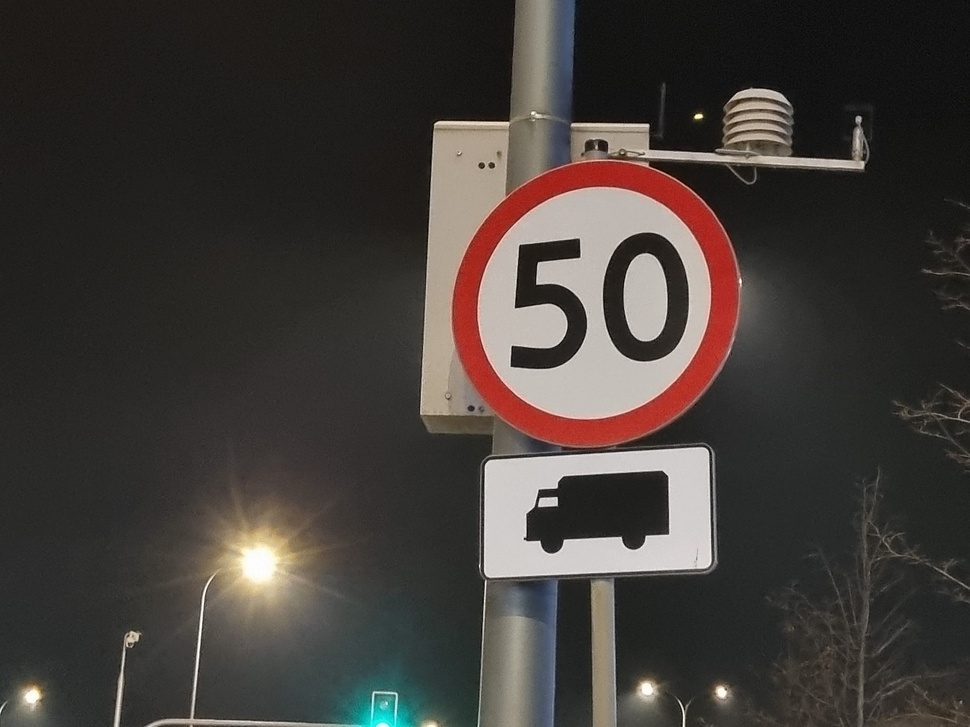
#> input picture image.jpg, 970 x 727 px, shrunk from 2048 x 1536 before the run
$ python Task_1.py   (older library calls are emulated)
#> lines starting #> are read from the running program, lines starting #| are printed output that depends on the picture; after the words box and inside, x2 and y2 are one past the last pixel; in counts of white or black regions, pixels touching at a corner belong together
#> in process_image, image is the input picture: shape (727, 970, 3); mean B, G, R 57.1, 60.8, 66.1
import cv2
import pytesseract
import numpy as np
import os
from PIL import Image
import re

pytesseract.pytesseract.tesseract_cmd = r'C:\Program Files\Tesseract-OCR\tesseract.exe'

class SpeedLimitOCR:
    def __init__(self):
        """
        Inicjalizacja klasy do rozpoznawania ograniczeń prędkości
        """
        # Konfiguracja Tesseract dla rozpoznawania cyfr
        self.tesseract_config = r'--oem 3 --psm 8 -c tessedit_char_whitelist=0123456789'

    def preprocess_image(self, image):
        """
        Przetwarzanie wstępne obrazu przed OCR

        Args:
            image: Obraz wejściowy (BGR)

        Returns:
            Przetworzony obraz w odcieniach szarości
        """
        # Konwersja do odcieni szarości
        if len(image.shape) == 3:
            gray = cv2.cvtColor(image, cv2.COLOR_BGR2GRAY)
        else:
            gray = image.copy()

        # Filtracja Gaussa - usunięcie szumów
        blurred = cv2.GaussianBlur(gray, (5, 5), 0)

        # Normalizacja kontrastu
        normalized = cv2.normalize(blurred, None, 0, 255, cv2.NORM_MINMAX)

        # Progowanie adaptacyjne
        thresh = cv2.adaptiveThreshold(
            normalized, 255, cv2.ADAPTIVE_THRESH_GAUSSIAN_C,
            cv2.THRESH_BINARY, 11, 2
        )

        # Operacje morfologiczne - czyszczenie obrazu
        kernel = np.ones((2, 2), np.uint8)
        cleaned = cv2.morphologyEx(thresh, cv2.MORPH_CLOSE, kernel)
        cleaned = cv2.morphologyEx(cleaned, cv2.MORPH_OPEN, kernel)

        return cleaned

    def detect_circular_signs(self, image):
        """
        Wykrywa okrągłe znaki drogowe używając transformaty Hough

        Args:
            image: Obraz wejściowy

        Returns:
            Lista wykrytych kół (x, y, promień)
        """
        gray = cv2.cvtColor(image, cv2.COLOR_BGR2GRAY) if len(image.shape) == 3 else image
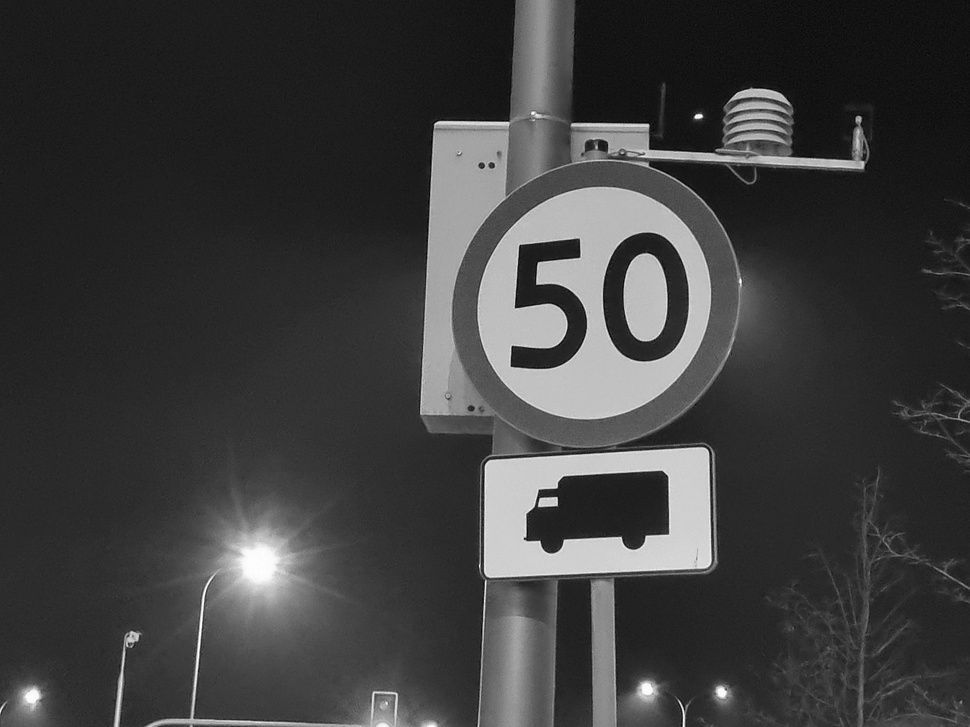
#> gray: shape (727, 970); min 0, max 255, mean 62

        # Wykrywanie krawędzi
        edges = cv2.Canny(gray, 50, 150, apertureSize=3)
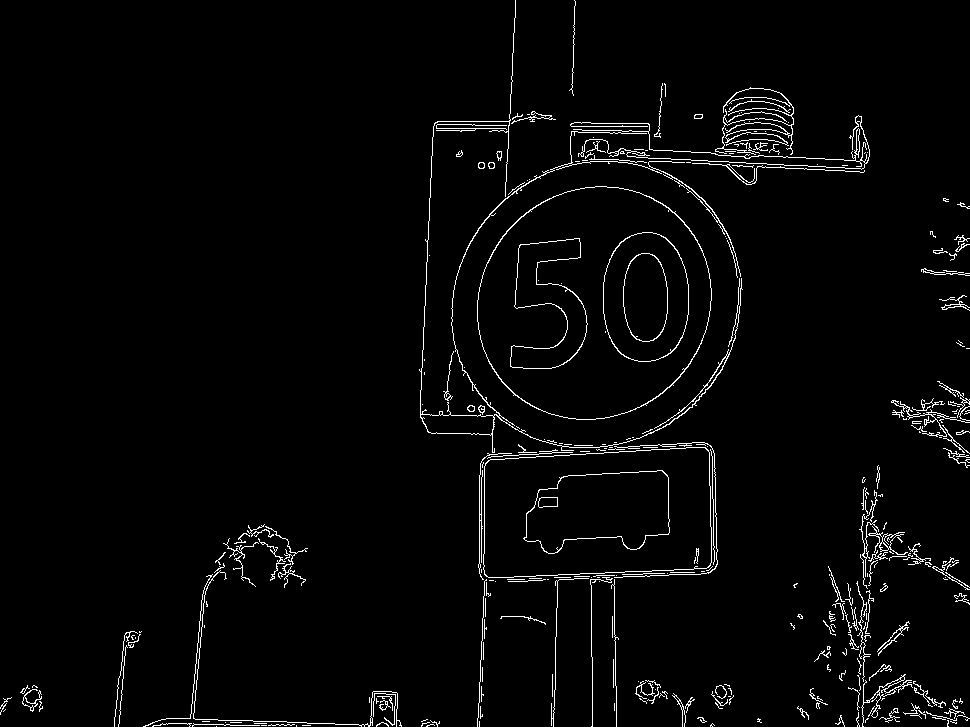
#> edges: shape (727, 970); 2.6% white in thin lines or dots

        # Transformata Hough dla okręgów
        circles = cv2.HoughCircles(
            edges,
            cv2.HOUGH_GRADIENT,
            dp=1,
            minDist=50,
            param1=50,
            param2=30,
            minRadius=20,
            maxRadius=200
        )
#> circles = 39 rows, first 8: [598.5, 300.5, 141.1], [638.5, 341.5, 195], [624.5, 253.5, 198.3], [544.5, 286.5, 167.5], [679.5, 284.5, 164.2], [773.5, 297.5, 169.7], [542.5, 230.5, 116.5], [553.5, 372.5, 132.1]

        if circles is not None:
            circles = np.round(circles[0, :]).astype("int")
#> circles = 39 rows, first 8: [598, 300, 141], [638, 342, 195], [624, 254, 198], [544, 286, 168], [680, 284, 164], [774, 298, 170], [542, 230, 116], [554, 372, 132]
            return circles

        return []

    def extract_roi(self, image, x, y, radius):
        """
        Wydobywa region zainteresowania (ROI) wokół wykrytego znaku

        Args:
            image: Obraz wejściowy
            x, y: Współrzędne środka
            radius: Promień znaku

        Returns:
            Wyciętą część obrazu
        """
        # Zwiększ obszar o 20% dla lepszego OCR
        margin = int(radius * 0.2)
        x1 = max(0, x - radius - margin)
        y1 = max(0, y - radius - margin)
        x2 = min(image.shape[1], x + radius + margin)
        y2 = min(image.shape[0], y + radius + margin)

        roi = image[y1:y2, x1:x2]
        return roi

    def perform_ocr(self, image):
        """
        Wykonuje OCR na przygotowanym obrazie

        Args:
            image: Przetworzony obraz

        Returns:
            Rozpoznany tekst i poziom pewności
        """
        try:
            # OCR z konfiguracją dla cyfr
            text = pytesseract.image_to_string(image, config=self.tesseract_config)

            # Oczyszczenie wyniku - tylko cyfry
            digits = re.findall(r'\d+', text)

            if digits:
                speed_limit = digits[0]

                # Sprawdź czy to prawdopodobne ograniczenie prędkości
                speed_val = int(speed_limit)
                if speed_val in [10, 20, 30, 40, 50, 60, 70, 80, 90, 100, 110, 120, 130, 140]:
                    # Oblicz poziom pewności (uproszczony)
                    confidence = self.calculate_confidence(image, speed_limit)
                    return speed_limit, confidence

            return None, 0

        except Exception as e:
            print(f"Błąd OCR: {e}")
            return None, 0

    def calculate_confidence(self, image, detected_text):
        """
        Oblicza poziom pewności rozpoznania (uproszczony)

        Args:
            image: Obraz
            detected_text: Rozpoznany tekst

        Returns:
            Poziom pewności (0-100)
        """
        # Podstawowy pomiar jakości na podstawie kontrastu i ostrości
        laplacian_var = cv2.Laplacian(image, cv2.CV_64F).var()

        # Im wyższa wariancja Laplacjan, tym ostrzejszy obraz
        if laplacian_var > 500:
            confidence = 90
        elif laplacian_var > 100:
            confidence = 75
        else:
            confidence = 60

        return min(95, confidence)

    def process_image(self, image_path, save_result=True):
        """
        Główna funkcja przetwarzająca obraz

        Args:
            image_path: Ścieżka do obrazu
            save_result: Czy zapisać wynik

        Returns:
            Słownik z wynikami
        """
        if not os.path.exists(image_path):
            return {"error": "Plik nie istnieje"}

        # Wczytanie obrazu
        image = cv2.imread(image_path)
        if image is None:
            return {"error": "Nie można wczytać obrazu"}

        original_image = image.copy()
        results = []

        print("🔍 Rozpoczynanie analizy obrazu...")
        print("📁 Plik:", image_path)

        # Wykryj okrągłe znaki
        circles = self.detect_circular_signs(image)

        if len(circles) == 0:
            print("⚠️  Nie wykryto okrągłych znaków, analizuję cały obraz...")

            # Jeśli nie ma okrągłych znaków, analizuj cały obraz
            processed = self.preprocess_image(image)
            speed_limit, confidence = self.perform_ocr(processed)

            if speed_limit:
                results.append({
                    "speed_limit": speed_limit,
                    "confidence": confidence,
                    "region": "cały obraz"
                })
        else:
            print(f"🎯 Wykryto {len(circles)} okrągłych znaków")
#| 🎯 Wykryto 39 okrągłych znaków

            # Analizuj każdy wykryty znak
            for i, (x, y, r) in enumerate(circles):
                print(f"   Analizuję znak {i+1}: środek=({x},{y}), promień={r}")

                # Wydobądź ROI
                roi = self.extract_roi(image, x, y, r)

                if roi.size > 0:
                    # Przetwarzanie wstępne ROI
                    processed_roi = self.preprocess_image(roi)

                    # OCR na ROI
                    speed_limit, confidence = self.perform_ocr(processed_roi)

                    if speed_limit:
                        results.append({
                            "speed_limit": speed_limit,
                            "confidence": confidence,
                            "region": f"znak {i+1}",
                            "position": (x, y),
                            "radius": r
                        })

                        # Narysuj wyniki na oryginalnym obrazie
                        cv2.circle(original_image, (x, y), r, (0, 255, 0), 3)
                        cv2.circle(original_image, (x, y), 2, (0, 255, 0), 3)

                        # Dodaj tekst z wynikiem
                        text = f"{speed_limit} km/h ({confidence:.1f}%)"
                        cv2.putText(original_image, text, (x-50, y-r-20),
                                   cv2.FONT_HERSHEY_SIMPLEX, 0.8, (0, 255, 0), 2)
#> this loop made 1 pass
#> (x, y, r, margin in extract_roi, x1 in extract_roi, y1 in extract_roi, x2 in extract_roi, y2 in extract_roi) on pass 1: (598, 300, 141, 28, 429, 131, 767, 469)
#|    Analizuję znak 1: środek=(598,300), promień=141
#> pass 1, in extract_roi, `roi = image[y1:y2, x1:x2]`:
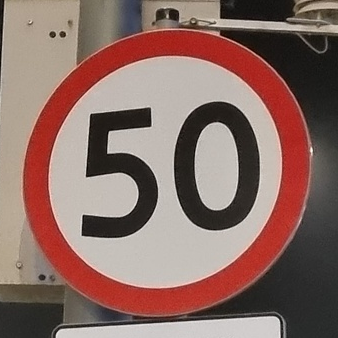
#> roi: shape (338, 338, 3); mean B, G, R 101.7, 108.8, 138.3
#> pass 1, in preprocess_image, `gray = cv2.cvtColor(image, cv2.COLOR_BGR2GRAY)`:
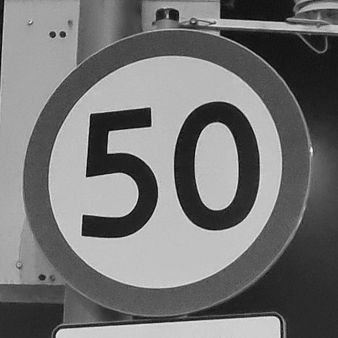
#> gray: shape (338, 338); min 1, max 250, mean 116.8
#> pass 1, in preprocess_image, `blurred = cv2.GaussianBlur(gray, (5, 5), 0)`:
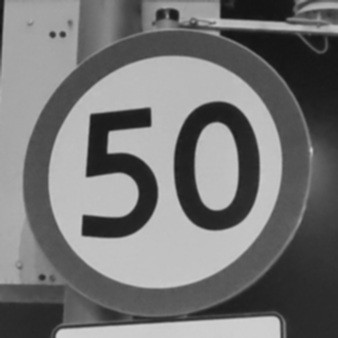
#> blurred: shape (338, 338); min 19, max 210, mean 116.8
#> pass 1, in preprocess_image, `normalized = cv2.normalize(blurred, None, 0, 255, cv2.NORM_MINMAX)`:
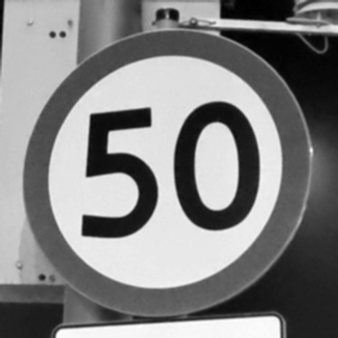
#> normalized: shape (338, 338); min 0, max 255, mean 130.6
#> after the loop:
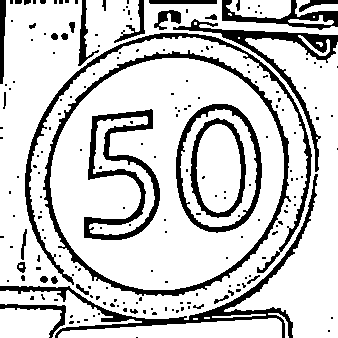
#> processed_roi: shape (338, 338); 79.6% white; 201 black regions (164 under 20 px), largest, box (x1, y1, x2, y2) and area: (43, 50, 291, 296) 3827, (0, 174, 318, 338) 3178, (25, 33, 312, 285) 2983
#> after the loop, results = []

        # Wyświetlenie wyników
        print("\n📊 WYNIKI ANALIZY:")
        print("="*50)

        if results:
            for result in results:
                print(f"🚗 Ograniczenie prędkości: {result['speed_limit']} km/h")
                print(f"📈 Pewność: {result['confidence']:.1f}%")
                print(f"📍 Region: {result['region']}")
                print("-" * 30)
        else:
            print("❌ Nie wykryto żadnych ograniczeń prędkości")

        # Zapisanie wyniku
        if save_result and results:
            output_path = image_path.rsplit('.', 1)[0] + '_ocr_result.jpg'
            cv2.imwrite(output_path, original_image)
            print(f"💾 Wynik zapisano: {output_path}")

        return {
            "results": results,
            "processed_image": original_image,
            "total_detections": len(results)
        }

def main():
    """
    Funkcja główna - przykład użycia
    """
    # Inicjalizacja detektora
    ocr_detector = SpeedLimitOCR()

    # Przykłady obrazów do testowania
    test_images = [
        "image.jpg",
        "speed.jpg",
        "predkosc.jpg"
    ]

    print("🚀 System OCR ograniczeń prędkości")
    print("=" * 50)

    for image_path in test_images:
        if os.path.exists(image_path):
            print(f"\n🔍 Przetwarzanie: {image_path}")
            result = ocr_detector.process_image(image_path)

            if "error" in result:
                print(f"❌ Błąd: {result['error']}")
            else:
                print(f"✅ Wykryto {result['total_detections']} ograniczeń")
        else:
            print(f"⚠️  Plik {image_path} nie istnieje")

    print("\n" + "="*50)
    print("Aby przetestować własny obraz, użyj:")
    print("ocr_detector.process_image('ścieżka_do_obrazu.jpg')")

if __name__ == "__main__":
    # Instrukcje instalacji wymaganych bibliotek
    print("📋 Wymagane biblioteki:")
    print("pip install opencv-python pytesseract pillow numpy")
    print("Dodatkowo: zainstaluj Tesseract OCR z https://github.com/tesseract-ocr/tesseract")
    print("\n")

    main()
#> (the call stopped at in perform_ocr, `text = pytesseract.image_to_string(image, config=self.tesseract_config)`: pytesseract is not available in this run)
